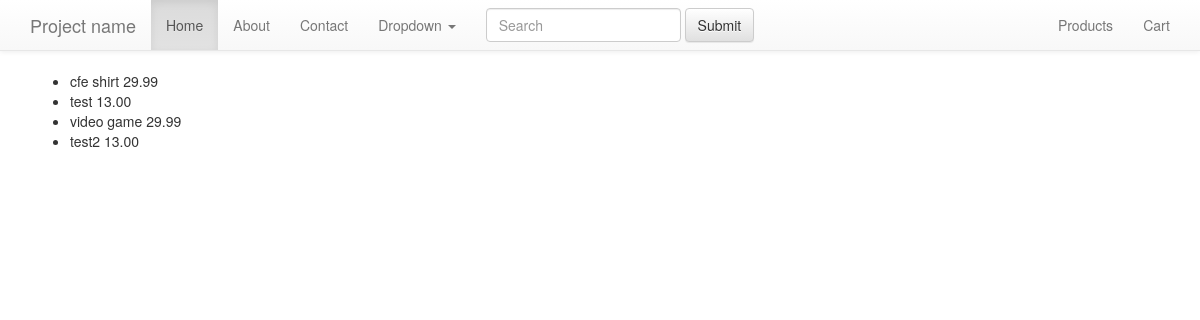
Screenshot of /products/ with the database file from the repository.
### products/models.py (models this page shows, shortened)
class Product(models.Model):
    title = models.CharField(max_length=120)
    description = models.TextField(null=True, blank=True)
    price = models.DecimalField(decimal_places=2, max_digits=100, default=29.99)
    sale_price = models.DecimalField(decimal_places=2, max_digits=100, \
                                     null=True, blank=True)
    slug = models.SlugField(unique=True)
    timestamp = models.DateTimeField(auto_now_add=True)
    updated = models.DateTimeField(auto_now=True)
    active = models.BooleanField(default=True)
    def __unicode__(self):
        return self.title
    class Meta:
        unique_together = ('title', 'slug')

### products/views.py (the view)
# urls.py: url(r'^products/$', 'products.views.all', name='products'),
def all(request):
    products = Product.objects.all()
    context = {'products': products}
    template = 'products/all.html'
    return render(request, template, context)

### templates/products/all.html (shortened to what this page needs)
{% extends "base.html" %}
{% block content %}
<ul>
	{% for product in products %}
		<li> {{ product }} {{ product.price }} </li>
	{% endfor %}
</ul>
{% endblock %}

### rows the page displays
Product: title "cfe shirt", price "29.99"
Product: title "test", price "13.00"
Product: title "video game", price "29.99"
Product: title "test2", price "13.00"
